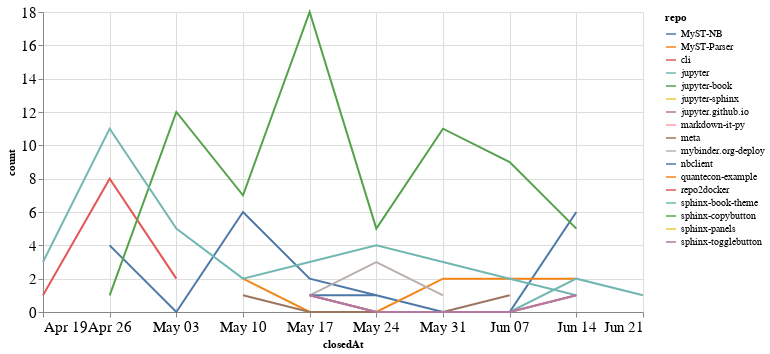

The code cell stored with this chart in its notebook:
### Code cell
closed_by_time = closed_by.groupby('repo').resample('W', on='closedAt').count()['author'].reset_index()
closed_by_time = closed_by_time.rename(columns={'author': 'count'})

alt.Chart(closed_by_time, width=600).mark_line().encode(
    x='closedAt',
    y='count',
    color='repo',
    tooltip="repo"
)

### Figure 1 — Vega-Lite specification as saved in the notebook (floating-point values rounded to 4 significant figures)
{"config": {"axisLeft": {"labelFontSize": 15}, "axisBottom": {"labelFontSize": 15}}, "data": {"name": "data-f0aca4dc58ed42729d41bba1a2c595da"}, "mark": "line", "encoding": {"color": {"type": "nominal", "field": "repo"}, "tooltip": {"type": "nominal", "field": "repo"}, "x": {"type": "temporal", "field": "closedAt"}, "y": {"type": "quantitative", "field": "count"}}, "width": 600, "$schema": "https://vega.github.io/schema/vega-lite/v4.8.1.json", "datasets": {"data-f0aca4dc58ed42729d41bba1a2c595da": [{"repo": "MyST-NB", "closedAt": "2020-04-26T00:00:00", "count": 4}, {"repo": "MyST-NB", "closedAt": "2020-05-03T00:00:00", "count": 0}, {"repo": "MyST-NB", "closedAt": "2020-05-10T00:00:00", "count": 6}, {"repo": "MyST-NB", "closedAt": "2020-05-17T00:00:00", "count": 2}, {"repo": "MyST-NB", "closedAt": "2020-05-24T00:00:00", "count": 1}, {"repo": "MyST-NB", "closedAt": "2020-05-31T00:00:00", "count": 0}, {"repo": "MyST-NB", "closedAt": "2020-06-07T00:00:00", "count": 0}, {"repo": "MyST-NB", "closedAt": "2020-06-14T00:00:00", "count": 6}, {"repo": "MyST-Parser", "closedAt": "2020-05-10T00:00:00", "count": 2}, {"repo": "MyST-Parser", "closedAt": "2020-05-17T00:00:00", "count": 0}, {"repo": "MyST-Parser", "closedAt": "2020-05-24T00:00:00", "count": 0}, {"repo": "MyST-Parser", "closedAt": "2020-05-31T00:00:00", "count": 2}, {"repo": "MyST-Parser", "closedAt": "2020-06-07T00:00:00", "count": 2}, {"repo": "MyST-Parser", "closedAt": "2020-06-14T00:00:00", "count": 2}, {"repo": "cli", "closedAt": "2020-04-19T00:00:00", "count": 1}, {"repo": "cli", "closedAt": "2020-04-26T00:00:00", "count": 8}, {"repo": "cli", "closedAt": "2020-05-03T00:00:00", "count": 2}, {"repo": "jupyter", "closedAt": "2020-05-17T00:00:00", "count": 1}, {"repo": "jupyter", "closedAt": "2020-05-24T00:00:00", "count": 0}, {"repo": "jupyter", "closedAt": "2020-05-31T00:00:00", "count": 0}, {"repo": "jupyter", "closedAt": "2020-06-07T00:00:00", "count": 0}, {"repo": "jupyter", "closedAt": "2020-06-14T00:00:00", "count": 2}, {"repo": "jupyter", "closedAt": "2020-06-21T00:00:00", "count": 1}, {"repo": "jupyter-book", "closedAt": "2020-04-26T00:00:00", "count": 1}, {"repo": "jupyter-book", "closedAt": "2020-05-03T00:00:00", "count": 12}, {"repo": "jupyter-book", "closedAt": "2020-05-10T00:00:00", "count": 7}, {"repo": "jupyter-book", "closedAt": "2020-05-17T00:00:00", "count": 18}, {"repo": "jupyter-book", "closedAt": "2020-05-24T00:00:00", "count": 5}, {"repo": "jupyter-book", "closedAt": "2020-05-31T00:00:00", "count": 11}, {"repo": "jupyter-book", "closedAt": "2020-06-07T00:00:00", "count": 9}, {"repo": "jupyter-book", "closedAt": "2020-06-14T00:00:00", "count": 5}, {"repo": "jupyter-sphinx", "closedAt": "2020-05-03T00:00:00", "count": 1}, {"repo": "jupyter.github.io", "closedAt": "2020-05-17T00:00:00", "count": 3}, {"repo": "markdown-it-py", "closedAt": "2020-05-10T00:00:00", "count": 2}, {"repo": "meta", "closedAt": "2020-05-10T00:00:00", "count": 1}, {"repo": "meta", "closedAt": "2020-05-17T00:00:00", "count": 0}, {"repo": "meta", "closedAt": "2020-05-24T00:00:00", "count": 0}, {"repo": "meta", "closedAt": "2020-05-31T00:00:00", "count": 0}, {"repo": "meta", "closedAt": "2020-06-07T00:00:00", "count": 1}, {"repo": "mybinder.org-deploy", "closedAt": "2020-05-17T00:00:00", "count": 1}, {"repo": "mybinder.org-deploy", "closedAt": "2020-05-24T00:00:00", "count": 3}, {"repo": "mybinder.org-deploy", "closedAt": "2020-05-31T00:00:00", "count": 1}, {"repo": "nbclient", "closedAt": "2020-05-17T00:00:00", "count": 1}, {"repo": "nbclient", "closedAt": "2020-05-24T00:00:00", "count": 1}, {"repo": "quantecon-example", "closedAt": "2020-05-17T00:00:00", "count": 1}, {"repo": "repo2docker", "closedAt": "2020-05-17T00:00:00", "count": 1}, {"repo": "repo2docker", "closedAt": "2020-05-24T00:00:00", "count": 0}, {"repo": "repo2docker", "closedAt": "2020-05-31T00:00:00", "count": 0}, {"repo": "repo2docker", "closedAt": "2020-06-07T00:00:00", "count": 0}, {"repo": "repo2docker", "closedAt": "2020-06-14T00:00:00", "count": 1}, {"repo": "sphinx-book-theme", "closedAt": "2020-04-19T00:00:00", "count": 3}, {"repo": "sphinx-book-theme", "closedAt": "2020-04-26T00:00:00", "count": 11}, {"repo": "sphinx-book-theme", "closedAt": "2020-05-03T00:00:00", "count": 5}, {"repo": "sphinx-book-theme", "closedAt": "2020-05-10T00:00:00", "count": 2}, {"repo": "sphinx-book-theme", "closedAt": "2020-05-17T00:00:00", "count": 3}, {"repo": "sphinx-book-theme", "closedAt": "2020-05-24T00:00:00", "count": 4}, {"repo": "sphinx-book-theme", "closedAt": "2020-05-31T00:00:00", "count": 3}, {"repo": "sphinx-book-theme", "closedAt": "2020-06-07T00:00:00", "count": 2}, {"repo": "sphinx-book-theme", "closedAt": "2020-06-14T00:00:00", "count": 1}, {"repo": "sphinx-copybutton", "closedAt": "2020-04-26T00:00:00", "count": 5}, {"repo": "sphinx-panels", "closedAt": "2020-05-10T00:00:00", "count": 1}, {"repo": "sphinx-togglebutton", "closedAt": "2020-05-17T00:00:00", "count": 1}, {"repo": "sphinx-togglebutton", "closedAt": "2020-05-24T00:00:00", "count": 0}, {"repo": "sphinx-togglebutton", "closedAt": "2020-05-31T00:00:00", "count": 0}, {"repo": "sphinx-togglebutton", "closedAt": "2020-06-07T00:00:00", "count": 0}, {"repo": "sphinx-togglebutton", "closedAt": "2020-06-14T00:00:00", "count": 1}]}}
